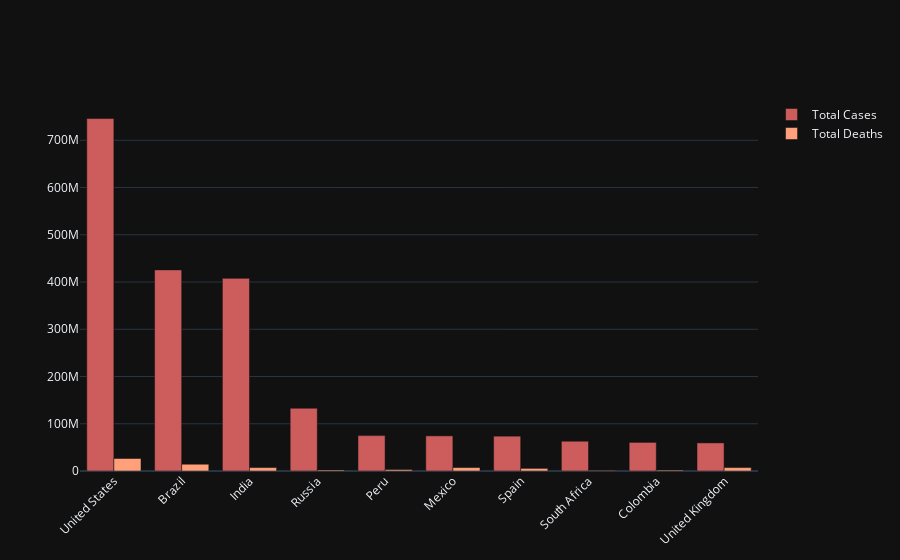

Notebook source saved alongside this figure:
### Markdown cell above
Now let’s compare the total number of cases and total deaths in all these countries.

### Code cell
# Let's compare the total number of cases and total deaths in all these countries

fig = go.Figure()
fig.add_trace(go.Bar(
    x=data["Country"],
    y=data["Total Cases"],
    name='Total Cases',
    marker_color='indianred'
))
fig.add_trace(go.Bar(
    x=data["Country"],
    y=data["Total Deaths"],
    name='Total Deaths',
    marker_color='lightsalmon'
))
fig.update_layout(barmode='group', xaxis_tickangle=-45)
fig.show()

### Figure 1 — Plotly figure (JSON) as saved in the notebook; plotly's stock layout.template omitted (floating-point values rounded to 4 significant figures)
{"data": [{"marker": {"color": "indianred"}, "name": "Total Cases", "type": "bar", "x": ["United States", "Brazil", "India", "Russia", "Peru", "Mexico", "Spain", "South Africa", "Colombia", "United Kingdom"], "y": [746014098, 425704517, 407771615, 132888951, 74882695, 74347548, 73717676, 63027659, 60543682, 59475032]}, {"marker": {"color": "lightsalmon"}, "name": "Total Deaths", "type": "bar", "x": ["United States", "Brazil", "India", "Russia", "Peru", "Mexico", "Spain", "South Africa", "Colombia", "United Kingdom"], "y": [26477574, 14340567, 7247327, 2131571, 3020038, 7295850, 5510624, 1357682, 1936134, 7249573]}], "layout": {"barmode": "group", "xaxis": {"tickangle": -45}}}
